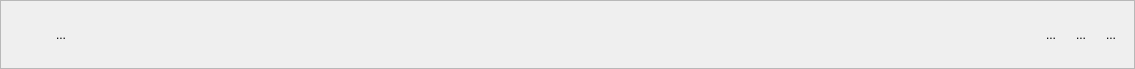
<?xml version="1.0" encoding="UTF-8"?>
<ui version="4.0">
 <class>TopBar</class>
 <widget class="QFrame" name="TopBar">
  <property name="geometry">
   <rect>
    <x>0</x>
    <y>0</y>
    <width>1135</width>
    <height>69</height>
   </rect>
  </property>
  <property name="minimumSize">
   <size>
    <width>0</width>
    <height>60</height>
   </size>
  </property>
  <property name="windowTitle">
   <string>Frame</string>
  </property>
  <property name="styleSheet">
   <string notr="true"/>
  </property>
  <property name="frameShape">
   <enum>QFrame::StyledPanel</enum>
  </property>
  <property name="frameShadow">
   <enum>QFrame::Raised</enum>
  </property>
  <layout class="QHBoxLayout" name="horizontalLayout">
   <property name="leftMargin">
    <number>0</number>
   </property>
   <property name="topMargin">
    <number>0</number>
   </property>
   <property name="bottomMargin">
    <number>0</number>
   </property>
   <item>
    <widget class="QToolButton" name="userButton">
     <property name="minimumSize">
      <size>
       <width>120</width>
       <height>0</height>
      </size>
     </property>
     <property name="text">
      <string>...</string>
     </property>
     <property name="icon">
      <iconset resource="itrac.qrc">
       <normaloff>:/res/user-64.png</normaloff>:/res/user-64.png</iconset>
     </property>
     <property name="iconSize">
      <size>
       <width>32</width>
       <height>32</height>
      </size>
     </property>
     <property name="autoRaise">
      <bool>true</bool>
     </property>
    </widget>
   </item>
   <item>
    <spacer name="horizontalSpacer2_2">
     <property name="orientation">
      <enum>Qt::Horizontal</enum>
     </property>
     <property name="sizeType">
      <enum>QSizePolicy::Preferred</enum>
     </property>
     <property name="sizeHint" stdset="0">
      <size>
       <width>514</width>
       <height>0</height>
      </size>
     </property>
    </spacer>
   </item>
   <item>
    <widget class="SliderBar" name="naviBar" native="true"/>
   </item>
   <item>
    <spacer name="horizontalSpacer2">
     <property name="orientation">
      <enum>Qt::Horizontal</enum>
     </property>
     <property name="sizeType">
      <enum>QSizePolicy::Preferred</enum>
     </property>
     <property name="sizeHint" stdset="0">
      <size>
       <width>514</width>
       <height>0</height>
      </size>
     </property>
    </spacer>
   </item>
   <item>
    <widget class="QToolButton" name="nofityButton">
     <property name="text">
      <string>...</string>
     </property>
     <property name="icon">
      <iconset resource="itrac.qrc">
       <normaloff>:/res/bell-64.png</normaloff>:/res/bell-64.png</iconset>
     </property>
     <property name="iconSize">
      <size>
       <width>24</width>
       <height>24</height>
      </size>
     </property>
     <property name="autoRaise">
      <bool>true</bool>
     </property>
    </widget>
   </item>
   <item>
    <widget class="QToolButton" name="settingsButton">
     <property name="text">
      <string>...</string>
     </property>
     <property name="icon">
      <iconset resource="itrac.qrc">
       <normaloff>:/res/cog-64.png</normaloff>:/res/cog-64.png</iconset>
     </property>
     <property name="iconSize">
      <size>
       <width>24</width>
       <height>24</height>
      </size>
     </property>
     <property name="autoRaise">
      <bool>true</bool>
     </property>
    </widget>
   </item>
   <item>
    <widget class="QToolButton" name="aboutButton">
     <property name="text">
      <string>...</string>
     </property>
     <property name="icon">
      <iconset resource="itrac.qrc">
       <normaloff>:/res/info-64.png</normaloff>:/res/info-64.png</iconset>
     </property>
     <property name="iconSize">
      <size>
       <width>24</width>
       <height>24</height>
      </size>
     </property>
     <property name="autoRaise">
      <bool>true</bool>
     </property>
    </widget>
   </item>
  </layout>
 </widget>
 <customwidgets>
  <customwidget>
   <class>SliderBar</class>
   <extends>QWidget</extends>
   <header location="global">controls/sliderbar.h</header>
   <container>1</container>
  </customwidget>
 </customwidgets>
 <resources>
  <include location="itrac.qrc"/>
 </resources>
 <connections/>
</ui>
